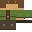

This chart was generated by the following Python code:
"""Skin del aldeano del bosque (32×32): remera verde de mangas largas, chaleco de cuero, vincha con hoja.

Base con `skins.desde_colores` (simétrica por construcción: cada zona de un color plano) + detalles
pintados con el patrón de `skins/pintar_mago.py`: se pinta la mitad izquierda de cada zona y un loop
final espeja a la derecha, así la costura de la espalda cierra (lo verifica `skins.continuidad`).

Regenerar:  .venv/bin/python -m skins.aldeano_bosque
"""

import numpy as np
from PIL import Image

from sprites_lib import skins

skins.desde_colores(
    {
        "piel": "#d8a06a",
        "pelo": "#6b4a2b",
        "remera": "#5b7a3a",
        "pantalon": "#4a4030",
        "calzado": "#3a2a1c",
        "iris": "#3d5a2a",
        "mangas": "largas",
    },
    "skins/aldeano_bosque.png",
)

# Detalles (la base ya es simétrica; estos se espejan con el loop final, igual que en pintar_mago.py).
C = {
    k: tuple(int(h[i : i + 2], 16) for i in (1, 3, 5))
    for k, h in dict(
        cuero="#5a3d24",
        cuero_b="#46301f",
        bordo="#6b8f3d",
        parche="#7a6a4f",
        suela="#2e2115",
        hebilla="#8a8578",
    ).items()
}

a = np.array(Image.open("skins/aldeano_bosque.png").convert("RGBA"))


def p(zona, x, y, col):
    x0, y0, w, h = skins.ZONAS[zona]
    a[y0 + y, x0 + x % w] = (*C[col], 255)


def llenar(zona, col, filas=None, cols=None):
    x0, y0, w, h = skins.ZONAS[zona]
    for y in filas if filas is not None else range(h):
        for x in cols if cols is not None else range(w):
            p(zona, x, y, col)


# Cabeza: vincha de cuero con una hoja (el loop espeja la hoja al otro lado).
llenar("cabeza", "cuero", filas=[2], cols=range(6, 12))
p("cabeza", 8, 2, "bordo")
p("cabeza", 8, 1, "bordo")

# Torso: chaleco de cuero con ribete, cinturón con hebilla y bordado de hoja.
llenar("torso", "cuero", cols=[7, 8])
llenar("torso", "cuero_b", cols=[6, 9])
llenar("torso", "cuero", filas=[6])
llenar("torso", "hebilla", filas=[6], cols=[7, 8])
p("torso", 5, 3, "bordo")

# Brazos: ribete de puño y franja bordada en la manga.
for lado in ("derecho", "izquierdo"):
    z = f"brazo_{lado}"
    llenar(z, "cuero_b", filas=[7])
    llenar(z, "bordo", filas=[4], cols=[2, 3])

# Piernas: parche en la rodilla y ruedo oscuro.
for lado in ("derecha", "izquierda"):
    z = f"pierna_{lado}"
    llenar(z, "parche", filas=[4, 5], cols=[3, 4])
    llenar(z, "cuero_b", filas=[9])

# Pies: suela.
for lado in ("derecho", "izquierdo"):
    llenar(f"pie_{lado}", "suela", filas=[2])

# Simetría izquierda/derecha: la mitad izquierda de cada zona define la derecha. Implica costura cerrada.
for zona, (x0, y0, w, h) in skins.ZONAS.items():
    for c in range(w // 2):
        a[y0 : y0 + h, x0 + w - 1 - c] = a[y0 : y0 + h, x0 + c]

Image.fromarray(a, "RGBA").save("skins/aldeano_bosque.png")
malas = skins.continuidad("skins/aldeano_bosque.png")
print(
    "→ skins/aldeano_bosque.png"
    + (
        f"  ¡costura abierta en {malas}!"
        if malas
        else "  (costura de la espalda cerrada)"
    )
)
